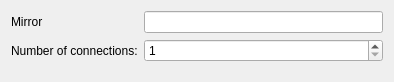
<?xml version="1.0" encoding="UTF-8"?>
<ui version="4.0">
 <class>MirrorAddDlg</class>
 <widget class="QWidget" name="MirrorAddDlg">
  <property name="geometry">
   <rect>
    <x>0</x>
    <y>0</y>
    <width>394</width>
    <height>82</height>
   </rect>
  </property>
  <property name="windowTitle">
   <string>Form</string>
  </property>
  <layout class="QVBoxLayout" name="verticalLayout">
   <item>
    <layout class="QFormLayout" name="formLayout">
     <item row="0" column="0">
      <widget class="QLabel" name="label">
       <property name="text">
        <string>Mirror</string>
       </property>
      </widget>
     </item>
     <item row="1" column="0">
      <widget class="QLabel" name="label_2">
       <property name="text">
        <string>Number of connections:</string>
       </property>
      </widget>
     </item>
     <item row="0" column="1">
      <widget class="KLineEdit" name="url">
       <property name="clickMessage">
        <string>Enter an url</string>
       </property>
       <property name="showClearButton" stdset="0">
        <bool>true</bool>
       </property>
      </widget>
     </item>
     <item row="1" column="1">
      <widget class="QSpinBox" name="numConnections">
       <property name="minimum">
        <number>1</number>
       </property>
       <property name="maximum">
        <number>20</number>
       </property>
      </widget>
     </item>
    </layout>
   </item>
  </layout>
 </widget>
 <customwidgets>
  <customwidget>
   <class>KLineEdit</class>
   <extends>QLineEdit</extends>
   <header>klineedit.h</header>
  </customwidget>
 </customwidgets>
 <resources/>
 <connections/>
</ui>
